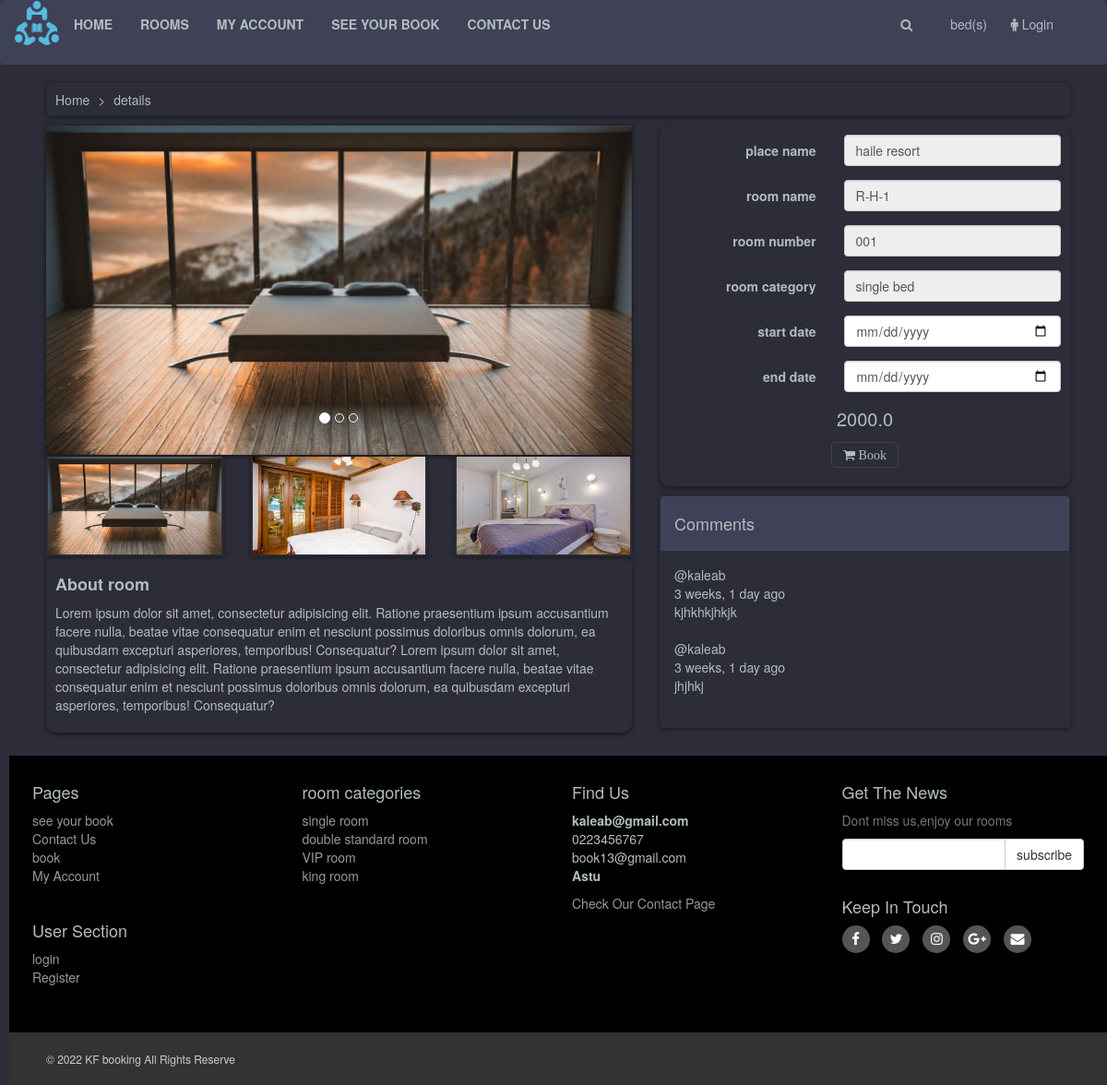
Screenshot of /details/76d9ddbd-7065-4723-a837-5a3b7631005f/ with the database file from the repository.
### hotel/models.py (models this page shows, shortened)
class room(models.Model):
    place = models.ForeignKey(place, on_delete=models.CASCADE, null=True)
    room_category = models.ForeignKey(
        room_category, on_delete=models.CASCADE, null=True)
    room_number = models.CharField(max_length=200)
    room_name = models.CharField(max_length=200, null=False)
    room_added_date=models.DateTimeField(auto_now_add=True)
    room_updated_date=models.DateTimeField(auto_now=True)
    room_description = models.TextField()
    room_price = models.FloatField()
    ts_created = models.DateTimeField(auto_now_add=True)
    room_id = models.UUIDField(default=uuid.uuid4, unique=True, primary_key=True,editable=False)
    room_image_1 = models.ImageField(null=True, blank=True)
    room_image_2 = models.ImageField(null=True, blank=True)
    room_image_3 = models.ImageField(null=True, blank=True)
    class Meta:
        ordering = ['-room_added_date','-room_updated_date']

class place(models.Model):
    place_type = models.ForeignKey(place_type, blank=True, null=True, on_delete=models.CASCADE)
    place_address = models.ForeignKey(city, on_delete = models.CASCADE)
    place_name = models.CharField(max_length=200)
    about_place = models.TextField(max_length=2000,null=True,blank=True)
    vote_total = models.IntegerField(default=0, null=True, blank=True)
    vote_ratio = models.IntegerField(default=0, null=True, blank=True)
    ts_created = models.DateTimeField(auto_now_add=True)
    place_id = models.UUIDField(default=uuid.uuid4, unique=True, primary_key=True,editable=False)
    place_image = models.ImageField(null=True, blank=True)
    class Meta:
        ordering = ['-vote_ratio','vote_total']

class room_category(models.Model):
    room_category_name = models.CharField(max_length=200)
    ts_created = models.DateTimeField(auto_now_add=True)
    room_category_id = models.UUIDField(default=uuid.uuid4, unique=True, primary_key=True,editable=False)

class message(models.Model):
    user = models.ForeignKey(User, on_delete=models.CASCADE)
    room = models.ForeignKey(room, on_delete=models.CASCADE)
    body = models.TextField()
    updated = models.DateTimeField(auto_now=True)
    created = models.DateTimeField(auto_now_add=True)
    message_id = models.UUIDField(default=uuid.uuid4, unique=True, primary_key=True,editable=False)
    class Meta:
        ordering = ['-updated', 'created']

### hotel/views.py (the view, shortened to what this page needs)
# urls.py: path('details/<str:pk>/',views.details,name='details'),
def details(request,pk):
    roomm = room.objects.get(room_id=pk)
    roomm_messages = roomm.message_set.all().order_by('-created')[0:5]
    context = {'room': roomm, 'room_messages': roomm_messages}
    return render(request,"hotel/customer/details.html",context)

### hotel/templates/hotel/customer/details.html (shortened to what this page needs)
{% extends 'hotel/customer/main.html' %} {% load static %} {% block content %}
<div id="content">
  <div class="container">
    <div class="col-md-12">
      <ul class="breadcrumb">
        <li>
          <a href="{% url 'home' %}">Home</a>
        </li>
        <li>details</li>
      </ul>
    </div>
    <div class="col-md-12">
      <div id="roomMain" class="row">
        <div class="col-sm-7">
          <div id="mainImage">
            <div id="myCarousel" class="carousel slide" data-ride="carousel">
              <ol class="carousel-indicators">
                <li
                  data-target="#myCarousel"
                  data-slide-to="0"
                  class="active"
                ></li>
                <li data-target="#myCarousel" data-slide-to="1"></li>
                <li data-target="#myCarousel" data-slide-to="2"></li>
              </ol>
              <div class="carousel-inner">
                <div class="item active">
                  <center>
                    <img
                      class="img-responsive"
                      src="{{room.room_image_1.url}}"
                      alt="Room 1"
                    />
                  </center>
                </div>
              </div>
              <a
                href="#myCarousel"
                class="left carousel-control"
                data-slide="prev"
              >
                <span class="glyphicon glyphicon-chevron-left"></span>
              </a>
              <a
                href="#myCarousel"
                class="right carousel-control"
                data-slide="next"
              >
                <span class="glyphicon glyphicon-chevron-right"></span>
              </a>
            </div>
          </div>
          <div class="row" id="thumbs">
            <div class="col-xs-4">
              <a
                data-target="#myCarousel"
                data-slide-to="0"
                href="#"
                class="thumb"
              >
                <img
                  class="img-responsive"
                  src="{{room.room_image_1.url}}"
                  alt="Room 1"
                />
              </a>
            </div>
            <div class="col-xs-4">
              <a
                data-target="#myCarousel"
                data-slide-to="1"
                href="#"
                class="thumb"
              >
                <img
                  class="img-responsive"
                  src="{{room.room_image_2.url}}"
                  alt="Room 1"
                />
              </a>
            </div>
            <div class="col-xs-4">
              <a
                data-target="#myCarousel"
                data-slide-to="2"
                href="#"
                class="thumb"
              >
                <img
                  class="img-responsive"
                  src="{{room.room_image_3.url}}"
                  alt="Room 1"
                />
              </a>
            </div>
          </div>
          <div class="box" id="details">
            <h4><strong>About room </strong></h4>
            <p>{{room.room_description}}</p>
          </div>
        </div>
        <div class="col-sm-5">
          <div class="box">
            <form action="#" class="form-horizontal" method="post">
              <div class="form-group">
                <label class="col-md-5 control-label">place name</label>
                <div class="col-md-7">
                  <input
                    type="text"
                    value="{{room.place.place_name}}"
                    class="form-control"
                    disabled
                  />
                </div>
              </div>
              <div class="form-group">
                <label class="col-md-5 control-label">room name</label>
                <div class="col-md-7">
                  <input
                    type="text"
                    value="{{room.room_name}}"
                    class="form-control"
                    disabled
                  />
                </div>
              </div>
              <div class="form-group">
                <label class="col-md-5 control-label">room number</label>
                <div class="col-md-7">
                  <input
                    type="text"
                    value="{{room.room_number}}"
                    class="form-control"
                    disabled
                  />
                </div>
              </div>
              <div class="form-group">
                <label class="col-md-5 control-label">room category</label>
                <div class="col-md-7">
                  <input
                    type="text"
                    value="{{room.room_category.room_category_name}}"
                    class="form-control"
                    disabled
                  />
                </div>
              </div>
              <div class="form-group">
                <label class="col-md-5 control-label">start date</label>
                <div class="col-md-7">
                  <input
                    type="date"
                    class="form-control"
                    name="check_in_date"
                    required
                  />
                </div>
              </div>
              <div class="form-group">
                <label class="col-md-5 control-label">end date</label>
                <div class="col-md-7">
                  <input
                    type="date"
                    class="form-control"
                    name="check_out_date"
                    required
                  />
                </div>
              </div>
              <p class="price">{{room.room_price}}</p>
              <p class="text-center buttons">
                <button class="btn btn-primary i fa fa-shopping-cart">
                  Book
                </button>
              </p>
            </form>
          </div>
          <div class="panel panel-default sidebar-menu">
            <div class="panel-heading">
              <h4>Comments</h4>
            </div>
            <div class="panel-body">
              {% for message in room_messages %}
              <div class="thread__details">
                @{{message.user.username}}
              </div>
              <div class="thread__details">
                {{message.created|timesince}} ago
              </div>
              <div class="thread__details">{{message.body}}</div>
              <br />
              {% endfor %}
            </div>
          </div>
        </div>
      </div>
    </div>
  </div>
  {% endblock content%}

### hotel/templates/hotel/customer/main.html (shortened to what this page needs)
{% load static %}
{% include 'hotel/customer/includes/header.html' %}
        {% block content %}
        {% endblock content %}
        {% include 'hotel/customer/includes/footer.html' %}
    </body>
    </html>

### hotel/templates/hotel/customer/includes/header.html (shortened to what this page needs)
<!DOCTYPE html>
{% load static %}
<html lang="en">
<head>
    <link rel="stylesheet" href="{% static 'style/bootstrap-337.min.css' %}">
    <link rel="stylesheet" href="{% static 'font-awsome/css/font-awesome.min.css' %}">
    <link rel="stylesheet" href="{% static 'style/style_user.css' %}">
</head>
<body>
   <div id="navbar" class="navbar navbar-default">
       <div class="container">
           <div class="navbar-header">
               <a href="{% url 'homepage' %}" class="navbar-brand home">
                   <img src="{% static 'img/logo.ico' %}" alt="KF Hotel booking Logo" class="hidden-xs">
               </a>
           </div>
           <div class="navbar-collapse collapse" id="navigation">
               <div class="padding-nav">
                   <ul class="nav navbar-nav left">
                       <li>
                           <a href="{% url 'home' %}">Home</a>
                       </li>
                       <li>
                           <a href="{% url 'book' %}">rooms</a>
                       </li>
                       <li>
                           <a href="{% url 'register' %}">My Account</a>
                       </li>
                       <li>
                           <a href="{% url 'home' %}">see your book</a>
                       </li>
                       <li>
                           <a href="{% url 'home' %}">Contact Us</a>
                       </li>
                   </ul>
               </div>
               {% if request.user.is_authenticated %}
               <a href="{% url 'logout' %}" class="btn navbar-btn btn-primary right">
                <i class="fa fa-male"></i>
                <span> Logout</span>
            </a>
            {% else %}
            <a href="{% url 'login' %}" class="btn navbar-btn btn-primary right">
                <i class="fa fa-male"></i>
                <span> Login</span>
            </a>
            {% endif %}
               <a href="{% url 'checkout' %}" class="btn navbar-btn btn-primary right">
                   <span>  {{bookItems}} bed(s)</span>
               </a>
               <div class="navbar-collapse collapse right">
                   <button class="btn btn-primary navbar-btn" type="button" data-toggle="collapse" data-target="#search">
                       <i class="fa fa-search"></i>
                   </button>
               </div>
           </div>
       </div>
   </div>

### hotel/templates/hotel/customer/includes/footer.html (shortened to what this page needs)
<div id="footer">
    <div class="container">
        <div class="row">
            <div class="col-sm-6 col-md-3">
               <h4>Pages</h4>
                <ul>
                    <li><a href="{% url 'checkout' %}">see your book</a></li>
                    <li><a href="#">Contact Us</a></li>
                    <li><a href="{% url 'book' %}">book</a></li>
                    <li><a href="{% url 'register' %}">My Account</a></li>
                </ul>
                <br>
                <h4>User Section</h4>
                <ul>
                    <li><a href="{% url 'login' %}">login</a></li>
                    <li><a href="{% url 'register' %}">Register</a></li>
                </ul>
                <br>
            </div>
            <div class="com-sm-6 col-md-3">
                <h4>room categories</h4>
                <ul>
                    <li><a href="#">single room</a></li>
                    <li><a href="#">double standard room</a></li>
                    <li><a href="#">VIP room</a></li>
                    <li><a href="#">king room</a></li>
                </ul>
                <br>
            </div>
            <div class="col-sm-6 col-md-3">
                <h4>Find Us</h4>
                <p>
                    <strong>kaleab@gmail.com</strong>
                    <br/>0223456767
                    <br/>book13@gmail.com
                    <br/><strong>Astu</strong>
                </p>
                <a href="">Check Our Contact Page</a>
            </div>
            <div class="col-sm-6 col-md-3">
                <h4>Get The News</h4>
                <p class="text-muted">
                    Dont miss us,enjoy our rooms
                </p>
                <form action="" method="post">
                    <div class="input-group">
                        <input type="text" class="form-control" name="email">
                        <span class="input-group-btn">
                            <input type="submit" value="subscribe" class="btn btn-default">
                        </span>
                    </div>
                </form>
                <br>
                <h4>Keep In Touch</h4>
                <p class="social">
                    <a href="#" class="fa fa-facebook"></a>
                    <a href="#" class="fa fa-twitter"></a>
                    <a href="#" class="fa fa-instagram"></a>
                    <a href="#" class="fa fa-google-plus"></a>
                    <a href="#" class="fa fa-envelope"></a>
                </p>
            </div>
        </div>
    </div>
</div>
<div id="copyright">
    <div class="container">
        <div class="col-md-6">
            <p class="pull-left">&copy; 2022 KF booking All Rights Reserve</p>
        </div>
        <div class="col-md-6">
        </div>
    </div>
</div>

### rows the page displays
room: room_image_1 (picture), room_image_2 (picture), room_image_3 (picture), room_description "Lorem ipsum dolor sit amet, consectetur adipisicing elit. Ratione praesentium ipsum accusantium facere nulla, beatae vitae consequatur enim et nesciunt possimus doloribus omnis dolorum, ea quibusdam excepturi asperiores, temporibus! Consequatur? Lorem ipsum dolor sit amet, consectetur adipisicing elit. Ratione praesentium ipsum accusantium facere nulla, beatae vitae consequatur enim et nesciunt possimus doloribus omnis dolorum, ea quibusdam excepturi asperiores, temporibus! Consequatur?", place.place_name "haile resort", room_name "R-H-1", room_number "001", room_category.room_category_name "single bed", room_price "2000.0"
message: user.username "kaleab", created "3 weeks, 1 day", body "kjhkhkjhkjk"
message: user.username "kaleab", created "3 weeks, 1 day", body "jhjhkj"
